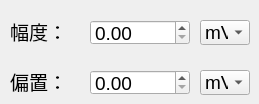
                      <widget class="QWidget" name="tab_ch1_PWM_vol_appoff">
                       <attribute name="title">
                        <string>幅度-偏置</string>
                       </attribute>
                       <widget class="QLabel" name="label_vol_11">
                        <property name="geometry">
                         <rect>
                          <x>10</x>
                          <y>70</y>
                          <width>76</width>
                          <height>22</height>
                         </rect>
                        </property>
                        <property name="font">
                         <font>
                          <family>Arial</family>
                          <pointsize>14</pointsize>
                         </font>
                        </property>
                        <property name="text">
                         <string>偏置：</string>
                        </property>
                       </widget>
                       <widget class="QComboBox" name="comboBox_ch1_PWM_vol_appoff_appunit">
                        <property name="geometry">
                         <rect>
                          <x>200</x>
                          <y>20</y>
                          <width>50</width>
                          <height>25</height>
                         </rect>
                        </property>
                        <property name="minimumSize">
                         <size>
                          <width>50</width>
                          <height>0</height>
                         </size>
                        </property>
                        <property name="maximumSize">
                         <size>
                          <width>50</width>
                          <height>16777215</height>
                         </size>
                        </property>
                        <property name="font">
                         <font>
                          <pointsize>14</pointsize>
                         </font>
                        </property>
                        <item>
                         <property name="text">
                          <string>mV</string>
                         </property>
                        </item>
                        <item>
                         <property name="text">
                          <string>V</string>
                         </property>
                        </item>
                       </widget>
                       <widget class="QComboBox" name="comboBox_ch1_PWM_vol_appoff_offunit">
                        <property name="geometry">
                         <rect>
                          <x>200</x>
                          <y>70</y>
                          <width>50</width>
                          <height>25</height>
                         </rect>
                        </property>
                        <property name="minimumSize">
                         <size>
                          <width>50</width>
                          <height>0</height>
                         </size>
                        </property>
                        <property name="maximumSize">
                         <size>
                          <width>50</width>
                          <height>16777215</height>
                         </size>
                        </property>
                        <property name="font">
                         <font>
                          <pointsize>14</pointsize>
                         </font>
                        </property>
                        <item>
                         <property name="text">
                          <string>mV</string>
                         </property>
                        </item>
                        <item>
                         <property name="text">
                          <string>V</string>
                         </property>
                        </item>
                       </widget>
                       <widget class="QLabel" name="label_vol_12">
                        <property name="geometry">
                         <rect>
                          <x>10</x>
                          <y>20</y>
                          <width>76</width>
                          <height>22</height>
                         </rect>
                        </property>
                        <property name="font">
                         <font>
                          <family>Arial</family>
                          <pointsize>14</pointsize>
                         </font>
                        </property>
                        <property name="text">
                         <string>幅度：</string>
                        </property>
                       </widget>
                       <widget class="QDoubleSpinBox" name="doubleSpinBox_ch1_PWM_vol_appoff_offpara">
                        <property name="geometry">
                         <rect>
                          <x>90</x>
                          <y>70</y>
                          <width>100</width>
                          <height>25</height>
                         </rect>
                        </property>
                        <property name="minimumSize">
                         <size>
                          <width>100</width>
                          <height>0</height>
                         </size>
                        </property>
                        <property name="maximumSize">
                         <size>
                          <width>100</width>
                          <height>16777215</height>
                         </size>
                        </property>
                        <property name="font">
                         <font>
                          <pointsize>14</pointsize>
                         </font>
                        </property>
                       </widget>
                       <widget class="QDoubleSpinBox" name="doubleSpinBox_ch1_PWM_vol_appoff_apppara">
                        <property name="geometry">
                         <rect>
                          <x>90</x>
                          <y>20</y>
                          <width>100</width>
                          <height>25</height>
                         </rect>
                        </property>
                        <property name="minimumSize">
                         <size>
                          <width>100</width>
                          <height>0</height>
                         </size>
                        </property>
                        <property name="maximumSize">
                         <size>
                          <width>100</width>
                          <height>16777215</height>
                         </size>
                        </property>
                        <property name="font">
                         <font>
                          <pointsize>14</pointsize>
                         </font>
                        </property>
                        <property name="minimum">
                         <double>0.000000000000000</double>
                        </property>
                       </widget>
                      </widget>
